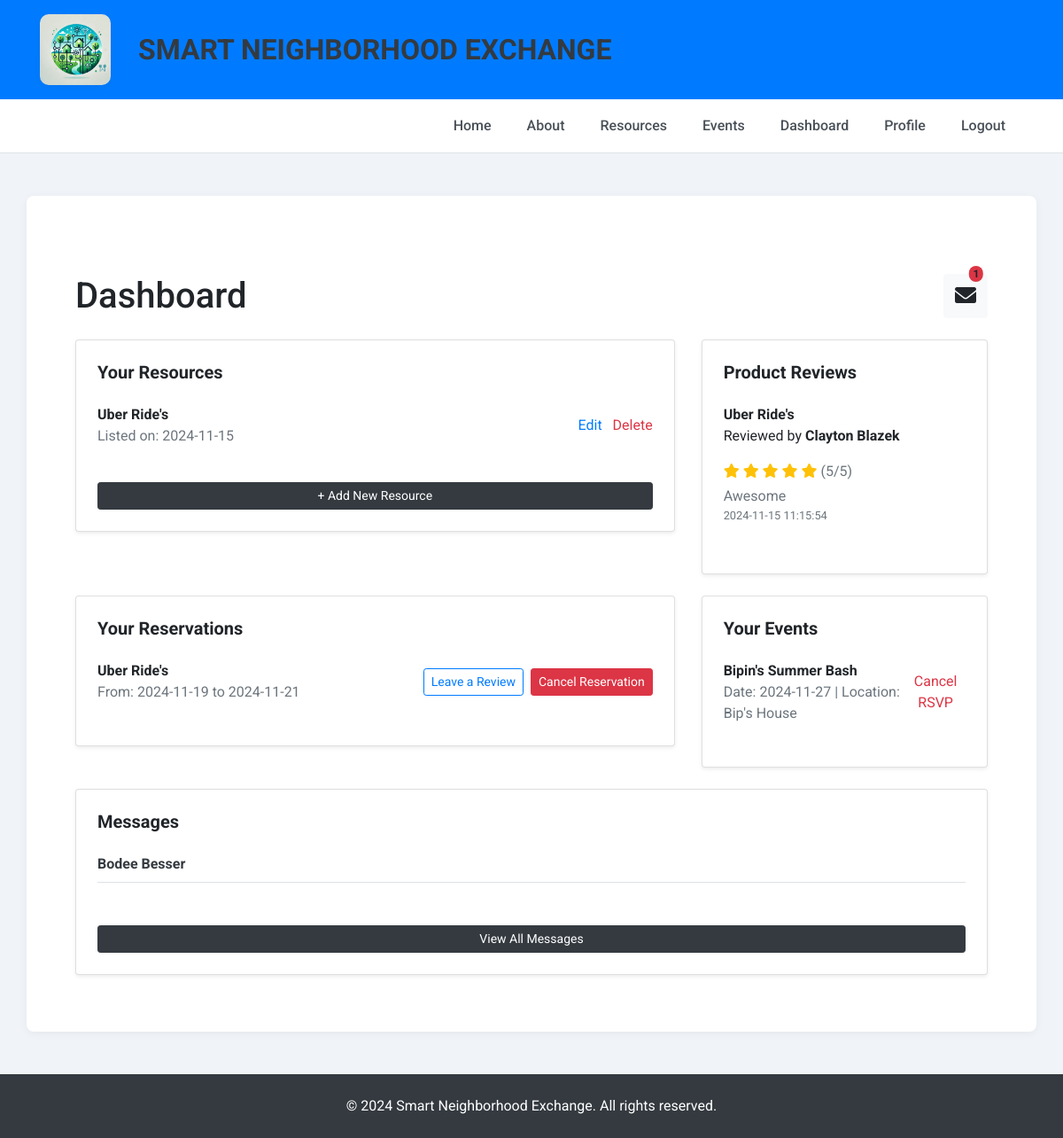
/dashboard (signed in), run on an earlier commit of the app's database.
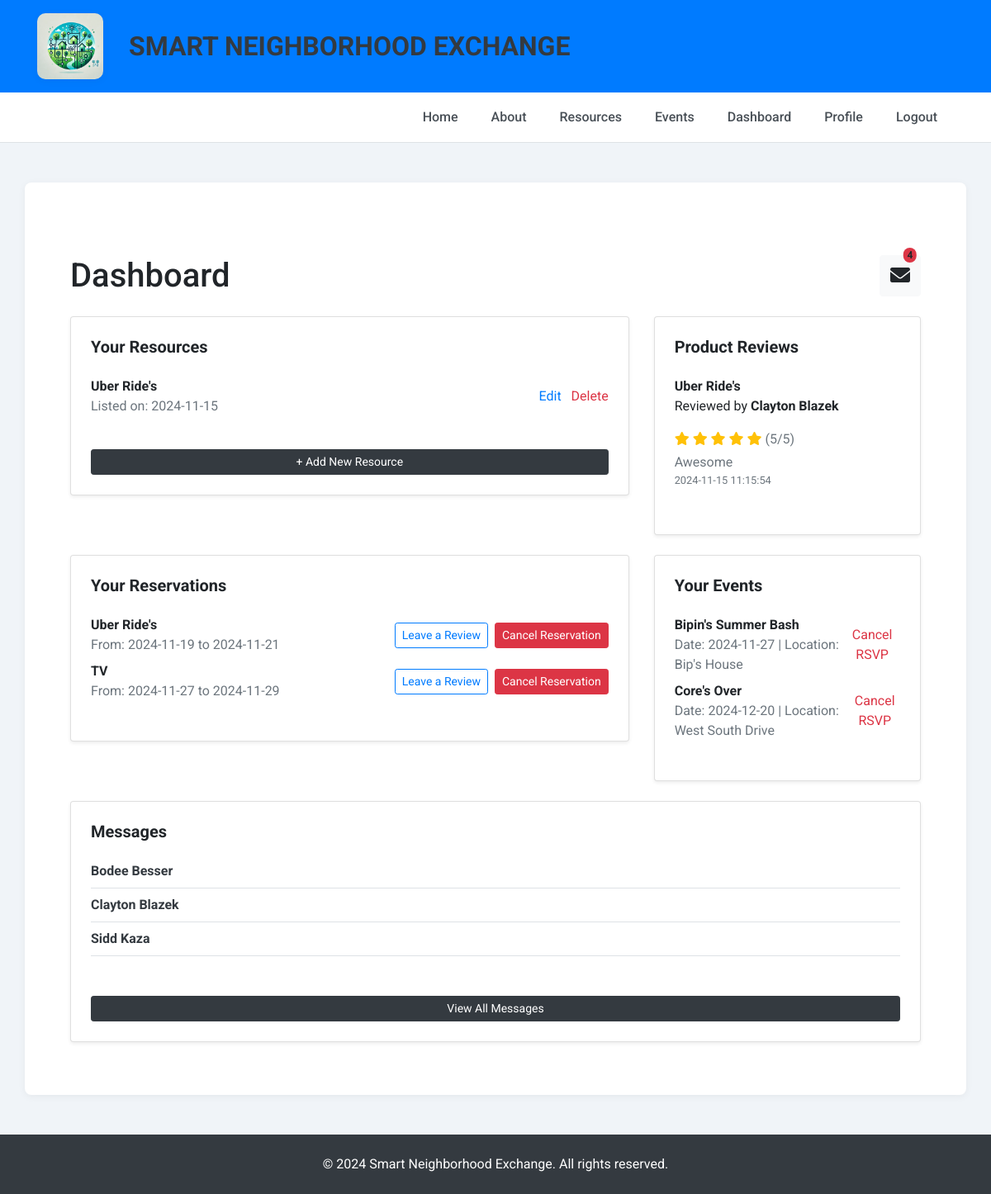
And on a later commit of the database.
### tables this page shows
CREATE TABLE Resources (
            resource_id INTEGER PRIMARY KEY AUTOINCREMENT,
            user_id INTEGER,
            title TEXT NOT NULL,
            description TEXT,
            images TEXT,
            category TEXT,
            availability TEXT,
            date_posted TEXT, 
            pickup_location TEXT,   
            FOREIGN KEY (user_id) REFERENCES Users(user_id)
        );

CREATE TABLE Reviews (
            review_id INTEGER PRIMARY KEY AUTOINCREMENT,
            user_id INTEGER,
            reviewer_id INTEGER,
            rating INTEGER,
            comment TEXT,
            timestamp TEXT, resource_id INTEGER,
            FOREIGN KEY (user_id) REFERENCES Users(user_id),
            FOREIGN KEY (reviewer_id) REFERENCES Users(user_id)
        );

CREATE TABLE Users (
            user_id INTEGER PRIMARY KEY AUTOINCREMENT,
            name TEXT NOT NULL,
            email TEXT NOT NULL UNIQUE,
            password TEXT NOT NULL,
            profile_image TEXT,
            location TEXT
        );

CREATE TABLE Bookings (
            booking_id INTEGER PRIMARY KEY AUTOINCREMENT,
            user_id INTEGER,
            resource_id INTEGER,
            start_date TEXT NOT NULL,
            end_date TEXT NOT NULL,
            FOREIGN KEY (user_id) REFERENCES Users(user_id),
            FOREIGN KEY (resource_id) REFERENCES Resources(resource_id)
        );

CREATE TABLE CommunityEvents (
            event_id INTEGER PRIMARY KEY AUTOINCREMENT,
            user_id INTEGER,
            title TEXT NOT NULL,
            description TEXT,
            location TEXT,
            date TEXT NOT NULL,
            time TEXT,
            FOREIGN KEY (user_id) REFERENCES Users(user_id)
        );

### app.py (the view)
@app.route('/dashboard')
def dashboard():
    if 'user_id' not in session:
        return redirect(url_for('login'))
    user_id = session['user_id']
    unread_notifications = get_unread_notifications(user_id)  # Get the unread notifications count
    notifications = get_recent_notifications(user_id)  # Get recent notifications for the dropdown
    with sqlite3.connect('projects.db') as conn:
        conn.row_factory = sqlite3.Row
        c = conn.cursor()
        c.execute('SELECT * FROM Resources WHERE user_id = ?', (user_id,))
        resources = c.fetchall()
        c.execute('''
            SELECT Reviews.comment, Reviews.rating, Reviews.timestamp, Users.name AS reviewer_name, Resources.title AS resource_title
            FROM Reviews
            JOIN Resources ON Reviews.resource_id = Resources.resource_id
            JOIN Users ON Reviews.reviewer_id = Users.user_id
            WHERE Resources.user_id = ?
            ORDER BY Reviews.timestamp DESC
        ''', (user_id,))
        reviews = c.fetchall()
        c.execute('''SELECT Messages.content, Messages.timestamp, Users.name AS sender_name
                     FROM Messages
                     JOIN Users ON Messages.sender_id = Users.user_id
                     WHERE Messages.sender_id = ? OR Messages.receiver_id = ?
                     ORDER BY Messages.timestamp DESC''', (user_id, user_id))
        messages = c.fetchall()
        c.execute('''SELECT Bookings.booking_id, Bookings.start_date, Bookings.end_date, Resources.title, Resources.resource_id
                     FROM Bookings
                     JOIN Resources ON Bookings.resource_id = Resources.resource_id
                     WHERE Bookings.user_id = ?''', (user_id,))
        reservations = c.fetchall()
        c.execute('''SELECT CommunityEvents.event_id, CommunityEvents.title, CommunityEvents.date, CommunityEvents.location
                     FROM EventRSVPs
                     JOIN CommunityEvents ON EventRSVPs.event_id = CommunityEvents.event_id
                     WHERE EventRSVPs.user_id = ?''', (user_id,))
        rsvps = c.fetchall()
        c.execute('''
            SELECT DISTINCT receiver_id, Users.name
            FROM Messages
            JOIN Users ON Messages.receiver_id = Users.user_id
            WHERE sender_id = ? OR receiver_id = ?
        ''', (user_id, user_id))
        conversations = c.fetchall()
    return render_template(
        'dashboard.html',
        resources=resources, reviews=reviews, messages=messages, reservations=reservations, rsvps=rsvps, conversations=conversations, unread_notifications=unread_notifications, notifications=notifications
    )

### app.py (called while the page is built)
def get_unread_notifications(user_id):
    with sqlite3.connect('projects.db') as conn:
        conn.row_factory = sqlite3.Row
        c = conn.cursor()
        c.execute('''SELECT COUNT(*) AS count FROM Messages
                     WHERE receiver_id = ?''', (user_id,))
        unread_messages = c.fetchone()['count']
        c.execute('''SELECT COUNT(*) AS count FROM Bookings
                     JOIN Resources ON Bookings.resource_id = Resources.resource_id
                     WHERE Resources.user_id = ?''', (user_id,))
        new_bookings = c.fetchone()['count']
        c.execute('''SELECT COUNT(*) AS count FROM EventRSVPs
                     JOIN CommunityEvents ON EventRSVPs.event_id = CommunityEvents.event_id
                     WHERE CommunityEvents.user_id = ?''', (user_id,))
        new_rsvps = c.fetchone()['count']
    return unread_messages + new_bookings + new_rsvps

### templates/dashboard.html (shortened to what the changed rows need)
{% extends "base.html" %}
{% block content %}
<div class="container mt-5">
    <div class="d-flex justify-content-between align-items-center mb-4">
        <h1 class="mb-0">Dashboard</h1>
        <div class="dropdown">
            <a class="btn btn-light position-relative" href="#" role="button" id="notificationDropdown" data-bs-toggle="dropdown" aria-expanded="false" style="font-size: 1.5rem;">
                <i class="fas fa-envelope"></i>
                {% if unread_notifications > 0 %}
                <span class="position-absolute top-0 start-100 translate-middle badge rounded-pill bg-danger" style="transform: translate(-50%, -50%); font-size: 0.75rem;">
                    {{ unread_notifications }}
                </span>
                {% endif %}
            </a>
        </div>
    </div>
    <div class="row">
        <div class="col-md-8 mb-4">
            <div class="card shadow-sm p-4">
                <ul class="list-unstyled mt-3">
                    {% for resource in resources %}
                    <li class="d-flex justify-content-between align-items-center mb-2">
                        <div>
                            <strong>{{ resource['title'] }}</strong>
                            <p class="text-muted mb-0">Listed on: {{ resource['date_posted'] }}</p>
                        </div>
                        <div>
                            <a href="{{ url_for('edit_resource', resource_id=resource['resource_id']) }}" class="text-primary mr-2">Edit</a>
                            <a href="{{ url_for('delete_resource', resource_id=resource['resource_id']) }}" class="text-danger">Delete</a>
                        </div>
                    </li>
                    {% endfor %}
                </ul>
            </div>
        </div>
        <div class="col-md-4 mb-4">
            <div class="card shadow-sm p-4" style="max-height: 400px; overflow-y: auto;">
                <ul class="list-unstyled mt-3">
                    {% if reviews %}
                        {% for review in reviews %}
                        <li class="mb-3">
                            <strong>{{ review['resource_title'] }}</strong>
                            <p>Reviewed by <strong>{{ review['reviewer_name'] }}</strong></p>
                            <div class="text-warning mb-1">
                                {% for i in range(1, 6) %}
                                    <i class="fas fa-star{% if i > review['rating'] %}-o{% endif %}"></i>
                                {% endfor %}
                                <span class="text-muted">({{ review['rating'] }}/5)</span>
                            </div>
                            <p class="text-muted mb-0">{{ review['comment'] }}</p>
                            <p class="text-muted small">{{ review['timestamp'] }}</p>
                        </li>
                        {% endfor %}
                    {% else %}
                        <p class="text-muted">No reviews available for your products.</p>
                    {% endif %}
                </ul>
            </div>
        </div>
    </div>
    <div class="row">
        <div class="col-md-8 mb-4">
            <div class="card shadow-sm p-4">
                <ul class="list-unstyled mt-3">
                    {% for reservation in reservations %}
                    <li class="d-flex justify-content-between align-items-center mb-2">
                        <div>
                            <strong>{{ reservation['title'] }}</strong>
                            <p class="text-muted mb-0">From: {{ reservation['start_date'] }} to {{ reservation['end_date'] }}</p>
                        </div>
                        <div class="d-flex custom-gap">
                            <a href="{{ url_for('resource_reviews', resource_id=reservation['resource_id']) }}" class="btn btn-outline-primary btn-sm">Leave a Review</a>
                            <form action="{{ url_for('cancel_booking', booking_id=reservation['booking_id']) }}" method="post" style="display: inline;">
                                <button type="submit" class="btn btn-danger btn-sm">Cancel Reservation</button>
                            </form>
                        </div>
                    </li>
                    {% endfor %}
                </ul>
            </div>
        </div>
        <div class="col-md-4 mb-4">
            <div class="card shadow-sm p-4">
                <ul class="list-unstyled mt-3">
                    {% for rsvp in rsvps %}
                    <li class="d-flex justify-content-between align-items-center mb-2">
                        <div>
                            <strong>{{ rsvp['title'] }}</strong>
                            <p class="text-muted mb-0">Date: {{ rsvp['date'] }} | Location: {{ rsvp['location'] }}</p>
                        </div>
                        <form action="{{ url_for('cancel_rsvp', event_id=rsvp['event_id']) }}" method="post" style="display: inline;">
                            <button type="submit" class="btn btn-link text-danger p-0">Cancel RSVP</button>
                        </form>
                    </li>
                    {% endfor %}
                </ul>
            </div>
        </div>
    </div>
    <div class="row">
        <div class="col-12 mb-4">
            <div class="card shadow-sm p-4">
                <ul class="list-unstyled mt-3">
                    {% for conversation in conversations %}
                    <li class="d-flex justify-content-between align-items-center mb-2 pb-2 border-bottom">
                        <a href="{{ url_for('view_conversation', receiver_id=conversation['receiver_id']) }}" class="text-dark">
                            <strong>{{ conversation['name'] }}</strong>
                        </a>
                    </li>
                    {% endfor %}
                </ul>
            </div>
        </div>
    </div>
</div>
{% endblock %}

What changed in the data, as far as the page shows it:
added Bookings: title "TV", start_date "2024-11-27", end_date "2024-11-29"
added CommunityEvents: title "Core's Over", date "2024-12-20", location "West South Drive"
now on this page (row unchanged): Users: name "Clayton Blazek"
now on this page (row unchanged): Users: name "Sidd Kaza"
Also different on the page:
{{ unread_notifications }}: "1" → "4"
